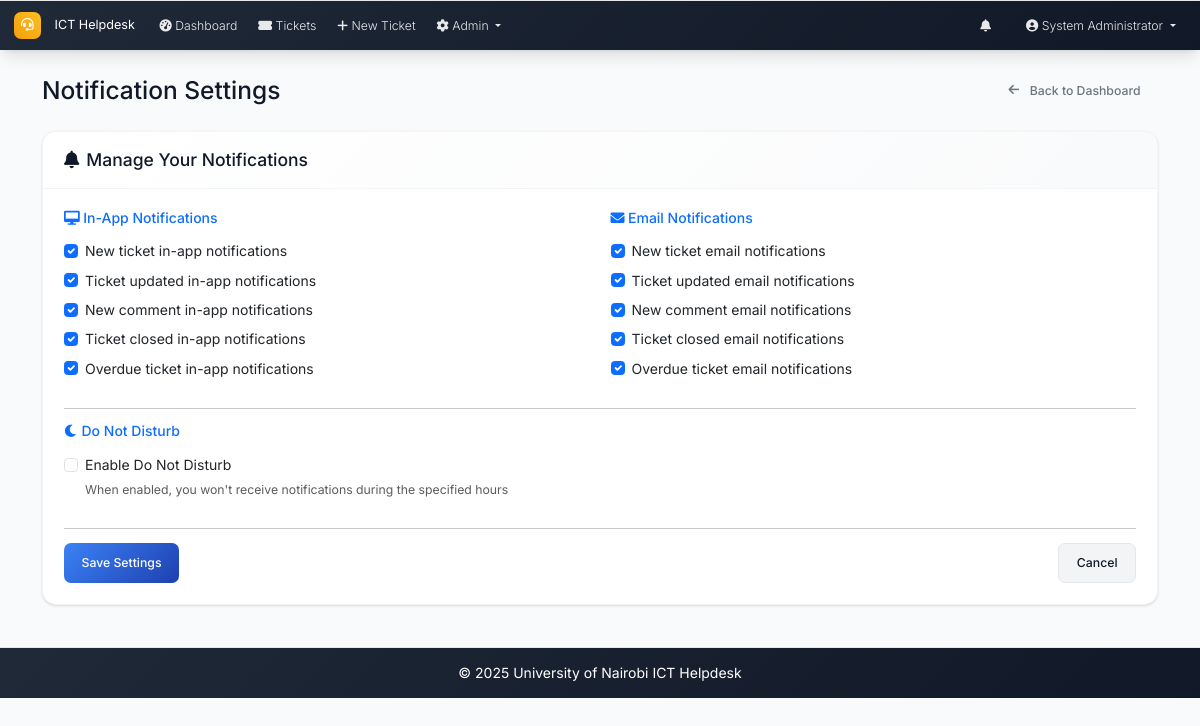
The page /notifications/settings (signed in) on the database as committed earlier.
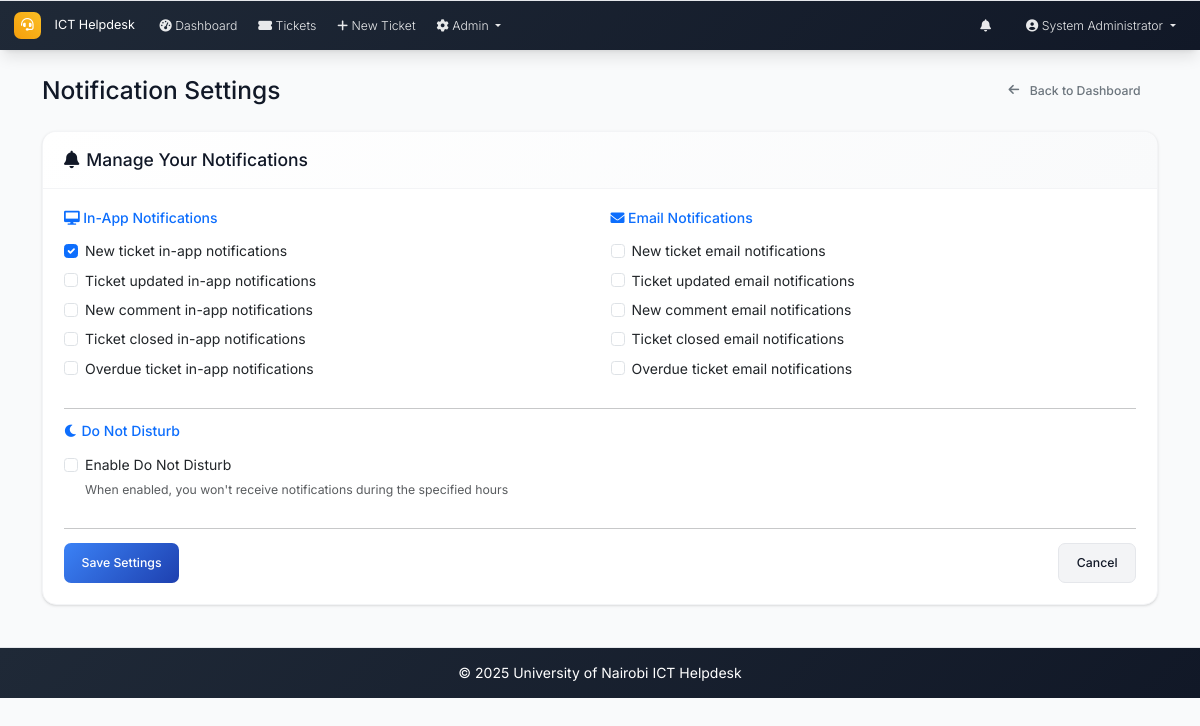
The same page on the database as committed later.
### models.py (models this page shows, shortened)
class NotificationSettings(db.Model):
    id = db.Column(db.Integer, primary_key=True)
    user_id = db.Column(db.Integer, db.ForeignKey('user.id'), nullable=False)
    new_ticket_email = db.Column(db.Boolean, default=True)
    new_ticket_app = db.Column(db.Boolean, default=True)
    ticket_updated_email = db.Column(db.Boolean, default=True)
    ticket_updated_app = db.Column(db.Boolean, default=True)
    new_comment_email = db.Column(db.Boolean, default=True)
    new_comment_app = db.Column(db.Boolean, default=True)
    ticket_closed_email = db.Column(db.Boolean, default=True)
    ticket_closed_app = db.Column(db.Boolean, default=True)
    ticket_overdue_email = db.Column(db.Boolean, default=True)
    ticket_overdue_app = db.Column(db.Boolean, default=True)
    do_not_disturb = db.Column(db.Boolean, default=False)
    dnd_start_time = db.Column(db.Time, nullable=True)
    dnd_end_time = db.Column(db.Time, nullable=True)
    user = db.relationship('User', backref='notification_settings', uselist=False)

### routes.py (the view, shortened to what this page needs)
@app.route('/notifications/settings', methods=['GET', 'POST'])
@login_required
def notification_settings():
    settings = NotificationSettings.query.filter_by(user_id=current_user.id).first()
    if not settings:
        settings = NotificationSettings(user_id=current_user.id)
        db.session.add(settings)
        db.session.commit()
    form = NotificationSettingsForm(obj=settings)
    return render_template('notification_settings.html', settings=settings, form=form)

### forms.py
class NotificationSettingsForm(FlaskForm):
    new_ticket_email = BooleanField('New ticket email notifications')
    new_ticket_app = BooleanField('New ticket in-app notifications')
    ticket_updated_email = BooleanField('Ticket updated email notifications')
    ticket_updated_app = BooleanField('Ticket updated in-app notifications')
    new_comment_email = BooleanField('New comment email notifications')
    new_comment_app = BooleanField('New comment in-app notifications')
    ticket_closed_email = BooleanField('Ticket closed email notifications')
    ticket_closed_app = BooleanField('Ticket closed in-app notifications')
    ticket_overdue_email = BooleanField('Overdue ticket email notifications')
    ticket_overdue_app = BooleanField('Overdue ticket in-app notifications')
    do_not_disturb = BooleanField('Enable Do Not Disturb')
    dnd_start_time = StringField('DND Start Time')
    dnd_end_time = StringField('DND End Time')
    submit = SubmitField('Save Settings')

### app.py (called while the page is built)
@login_manager.user_loader
def load_user(user_id):
    from models import User
    return User.query.get(int(user_id))

@app.context_processor
def inject_now():
    return {'now': datetime.utcnow}

### templates/notification_settings.html (shortened to what the changed rows need)
{% extends "base.html" %}
{% block content %}
<div class="container-fluid">
    <div class="row">
        <div class="col-12">
            <div class="d-flex justify-content-between align-items-center mb-4">
                <h1 class="h3 mb-0">Notification Settings</h1>
            </div>
            <div class="card">
                <div class="card-body">
                    <form method="POST">
                        <div class="row">
                            <div class="col-md-6">
                                <div class="form-check mb-2">
                                    {{ form.new_ticket_app(class="form-check-input", checked=settings.new_ticket_app) }}
                                    {{ form.new_ticket_app.label(class="form-check-label") }}
                                </div>
                                <div class="form-check mb-2">
                                    {{ form.ticket_updated_app(class="form-check-input", checked=settings.ticket_updated_app) }}
                                    {{ form.ticket_updated_app.label(class="form-check-label") }}
                                </div>
                                <div class="form-check mb-2">
                                    {{ form.new_comment_app(class="form-check-input", checked=settings.new_comment_app) }}
                                    {{ form.new_comment_app.label(class="form-check-label") }}
                                </div>
                                <div class="form-check mb-2">
                                    {{ form.ticket_closed_app(class="form-check-input", checked=settings.ticket_closed_app) }}
                                    {{ form.ticket_closed_app.label(class="form-check-label") }}
                                </div>
                                <div class="form-check mb-3">
                                    {{ form.ticket_overdue_app(class="form-check-input", checked=settings.ticket_overdue_app) }}
                                    {{ form.ticket_overdue_app.label(class="form-check-label") }}
                                </div>
                            </div>
                            <div class="col-md-6">
                                <div class="form-check mb-2">
                                    {{ form.new_ticket_email(class="form-check-input", checked=settings.new_ticket_email) }}
                                    {{ form.new_ticket_email.label(class="form-check-label") }}
                                </div>
                                <div class="form-check mb-2">
                                    {{ form.ticket_updated_email(class="form-check-input", checked=settings.ticket_updated_email) }}
                                    {{ form.ticket_updated_email.label(class="form-check-label") }}
                                </div>
                                <div class="form-check mb-2">
                                    {{ form.new_comment_email(class="form-check-input", checked=settings.new_comment_email) }}
                                    {{ form.new_comment_email.label(class="form-check-label") }}
                                </div>
                                <div class="form-check mb-2">
                                    {{ form.ticket_closed_email(class="form-check-input", checked=settings.ticket_closed_email) }}
                                    {{ form.ticket_closed_email.label(class="form-check-label") }}
                                </div>
                                <div class="form-check mb-3">
                                    {{ form.ticket_overdue_email(class="form-check-input", checked=settings.ticket_overdue_email) }}
                                    {{ form.ticket_overdue_email.label(class="form-check-label") }}
                                </div>
                            </div>
                        </div>
                        <div class="row">
                            <div class="col-md-12">
                                <div class="form-check mb-3">
                                    {{ form.do_not_disturb(class="form-check-input", checked=settings.do_not_disturb) }}
                                    {{ form.do_not_disturb.label(class="form-check-label") }}
                                    <small class="form-text text-muted d-block">
                                        When enabled, you won't receive notifications during the specified hours
                                    </small>
                                </div>
                            </div>
                        </div>
                    </form>
                </div>
            </div>
        </div>
    </div>
</div>
{% endblock %}

Rows that differ between the two databases and show on the page:
changed NotificationSettings: ticket_updated_app "☑" → "☐"; new_comment_app "☑" → "☐"; ticket_closed_app "☑" → "☐"; ticket_overdue_app "☑" → "☐"; new_ticket_email "☑" → "☐"; ticket_updated_email "☑" → "☐"; new_comment_email "☑" → "☐"; ticket_closed_email "☑" → "☐"; ticket_overdue_email "☑" → "☐"
